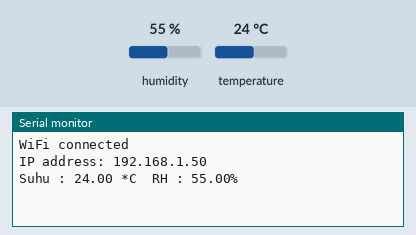
Recording of a sketch running on a simulated ESP8266 (NodeMCU). Parts: the last lines printed to the serial monitor. Inputs (shaded band) come from the test bench; at power-on: humidity 55 %, temperature 24 °C. WiFi joins after 1.5 s; servers stay silent unless stated.

Above: at 6.0 s.
6.1 s: humidity set to 22 %
At 7.4 s:
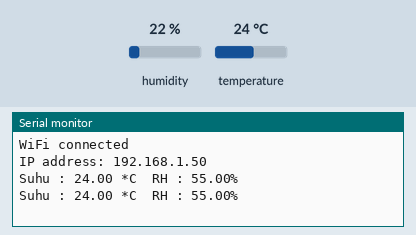
7.6 s: temperature set to 12 °C
At 9.0 s:
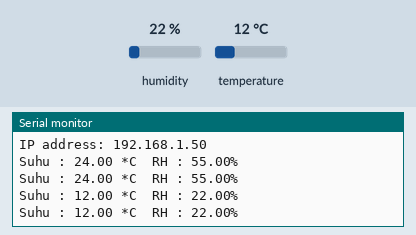
9.1 s: humidity set to 40 %
At 10.7 s:
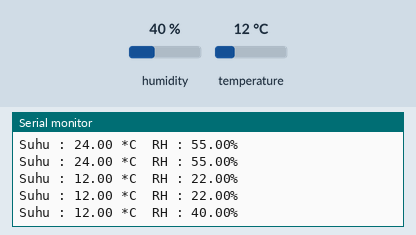
Timing chart, 0 to 12.2 s (numbered marks = the images above; inputs shaded):
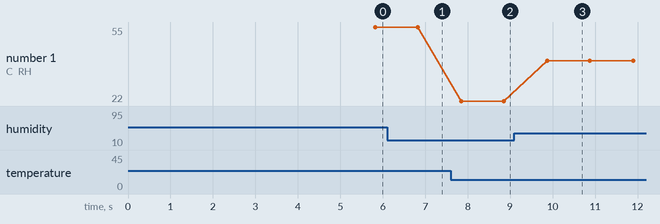

Measured:
- after the input at 7.6 s, the serial monitor: prints a new line after 0.25 s (image 2)
- after the input at 9.1 s, the serial monitor: prints a new line after 0.78 s (image 3)
- plotted number 1: 22 → 40 after the input at 9.1 s

The sketch:

TELEGRAM_DAN_BLYNK.ino
```cpp
#define BLYNK_PRINT Serial
#include <SPI.h>
#include <SimpleTimer.h>
#include <ESP8266WiFi.h>
#include <WiFiClientSecure.h>
#include <UniversalTelegramBot.h>
#include <BlynkSimpleEsp8266.h>
#include <DHT.h>
#define DHTPIN 2
#define DHTTYPE DHT11
DHT dht(DHTPIN, DHTTYPE);
SimpleTimer timer;
char auth[] = "8vo8QtIdluubrdmhbKk8IYiE8VXi7Umr"; //get token from blynk app android
char ssid[] = "HUAWEI"; //nama wifi
char password[] = "pastibisa"; //password wifi
#define BOTtoken "1191159695:AAHyuwPdy3bc0Ok7d_zg3-cp8Tzt_3jZWKU" //token bot telegram
#define idChat1 "326286458" //idbot
WiFiClientSecure client;
UniversalTelegramBot bot(BOTtoken, client);
unsigned long interval = 40000; // the time we need to wait 30 minute
unsigned long previousMillis = 0; // millis() returns an unsigned long.
void sendSensor () {
    float h = dht.readHumidity();
    float t = dht.readTemperature(); // or dht.readTemperature(true) for Fahrenheit
    if (isnan(h) || isnan(t)) {
        Serial.println("Failed to read from DHT sensor!");
        return;
    }
    Blynk.virtualWrite(V0, t); // V6 for temperature
    Blynk.virtualWrite(V1, h); // V5 for humidity
}
void setup() {
    Serial.begin(115200);
    Blynk.begin(auth, ssid, password);
    Serial.println("");
    Serial.println("WiFi connected");
    client.setInsecure();
    Serial.print("IP address: ");
    Serial.println(WiFi.localIP());
    dht.begin();
    timer.setInterval(1000L, sendSensor);
    delay(3000);
}
void loop() {
    delay(1000);
    Blynk.run();
    timer.run();
    float t = dht.readTemperature();
    float h = dht.readHumidity();
    Serial.print("Suhu : ");
    Serial.print(t);
    Serial.print(" *C\t");
    Serial.print("RH : ");
    Serial.print(h);
    Serial.println("%");
    if (t > 27.00) {
        unsigned long currentMillis = millis(); // grab current time
        bot.sendChatAction(idChat1, "Sedang mengetik...");
        delay(1000);
        String suhu = "Suhu sekarang : ";
        suhu += float(t);
        suhu += " °C\t";
        suhu += "RH : ";
        suhu += float(h);
        suhu += "%\n";
        suhu += "Suhu Over!\n";
        delay(1000);
        if ((unsigned long)(currentMillis - previousMillis) >= interval) {
            bot.sendMessage(idChat1, suhu, "");
            delay(1000);
            Serial.println("Mengirim data sensor ke telegram");
            // save the "current" time
            previousMillis = millis();
            delay(1000);
        }
    }
}
```
